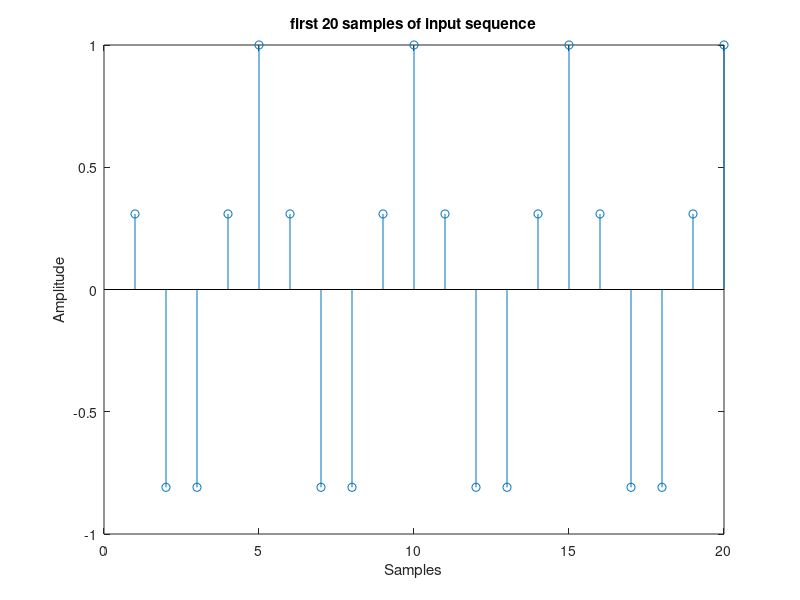
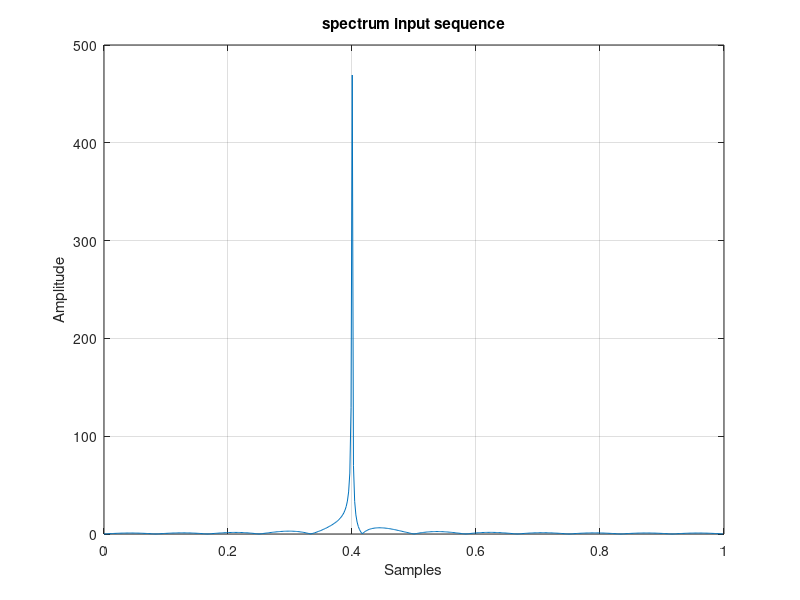
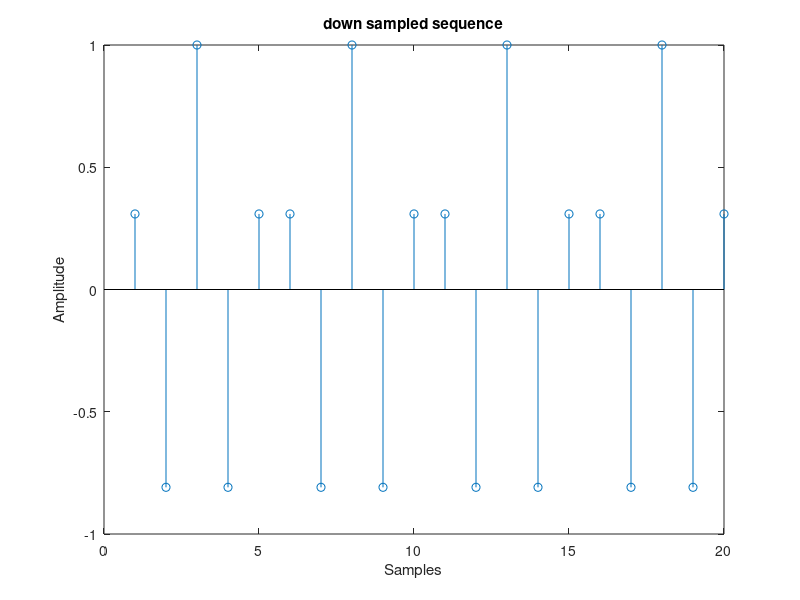
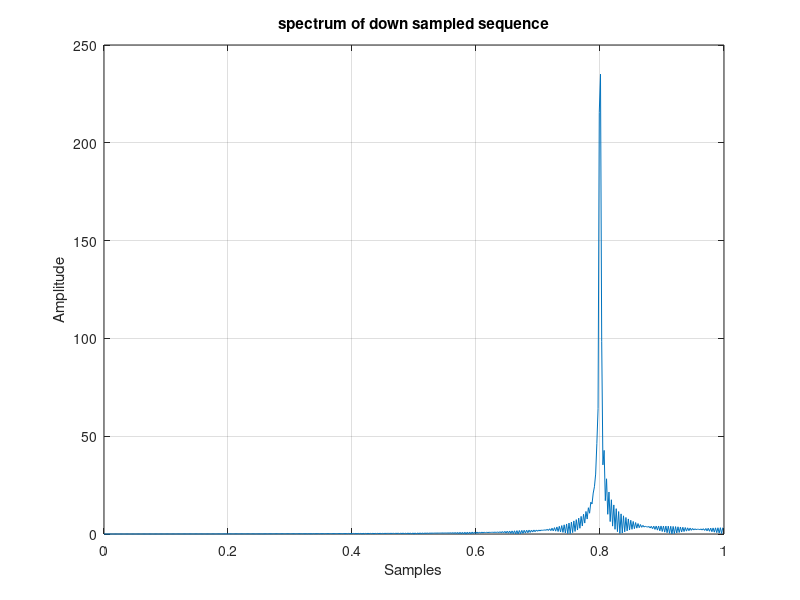

Here is the MATLAB script that generated these plots, in order:
% Author : Vishwas K Singh
% E-mail : vishwasks32@gmail.com
% Description : Script to perform interpolation and decimation

% Prepare by clearing the screen
clc;clear all;close all;

% Generate a cosine signal
n = 1:1000;
x = cos(0.4*pi*n);
x1 = x(1:20);

% Plot the cosine signal
figure;
stem(x1);
xlabel('Samples');
ylabel('Amplitude');
title('first 20 samples of input sequence');

% Spectrum of given signal
[xz, w] = freqz(x,1,512);
figure;
plot(w/pi, abs(xz));
grid on;
xlabel('Samples');
ylabel('Amplitude');
title('spectrum input sequence');

% Generation of down sampled signal
y = downsample(x,2);
y1 = y(1:20);
figure;
stem(y1);
xlabel('Samples');
ylabel('Amplitude');
title('down sampled sequence');

% Generation of down sampled spectrum
[yz,w] = freqz(y,1,512);
figure;
plot(w/pi,abs(yz));
grid on;
xlabel('Samples');
ylabel('Amplitude');
title('spectrum of down sampled sequence');

% Generation of interpolated sequence
re_xdown = interp(y,2);
re_xdown1 = re_xdown(1:20);
figure;
stem(re_xdown1);
xlabel('Samples');
ylabel('Amplitude');
title('Interpolated sequence');

% Generation of interpolated spectrum
[re_z,w] = freqz(re_xdown,1,512);
figure;
plot(w/pi, abs(re_z));
grid on;
xlabel('Samples');
ylabel('Amplitude');
title('spectrum of interpolated sequence');
